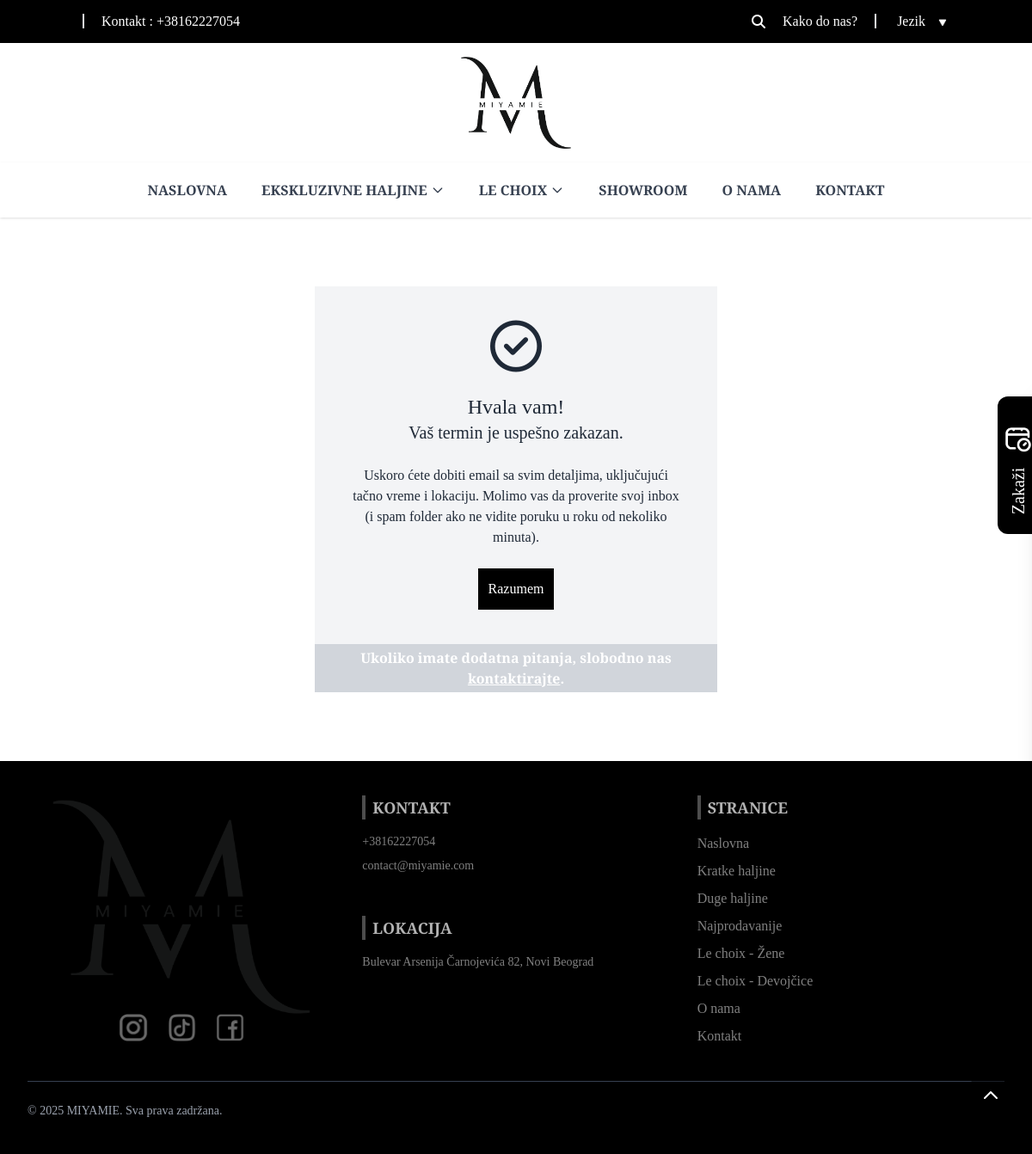
Page /confirmation on the committed database.
### website/models.py (models this page shows)
class Config(models.Model):
    contact_phone = models.CharField(max_length=100, blank=True, null=True, default='+38162227054')
    email = models.EmailField(blank=True, null=True, default='contact@miyamie.com')
    instagram_link = models.CharField(max_length=255, blank=True, null=True, default='www.instagram.com')
    facebook_link = models.CharField(max_length=255, blank=True, null=True, default='www.facebook.com')
    tiktok_link = models.CharField(max_length=255, blank=True, null=True, default='www.tiktok.com')
    address = models.CharField(max_length=255, blank=True, null=True, default='defautl address')
    delivery_info = CKEditor5Field('Sadržaj',  default="Delivery information")
    delivery_info_en = CKEditor5Field('Content (en)', default="Delivery information")

### website/views.py (the view)
# urls.py: path('confirmation', views.confirmation, name='confirmation'),
def confirmation(request):
    title = 'Vaš termin je uspešno zakazan.'
    message = 'Uskoro ćete dobiti email sa svim detaljima, uključujući tačno vreme i lokaciju. Molimo vas da proverite svoj inbox (i spam folder ako ne vidite poruku u roku od nekoliko minuta).'
    context = {'message': message, 'title': title}
    return render(request, 'website/pages/confirmation.html', context)

### website/context_processors.py (called while the page is built)
def config(request):
    config = Config.objects.all().first()
    form = AppointmentForm()
    return {'config': config, 'form': form}

### website/templates/website/pages/confirmation.html (shortened to what this page needs)
{% extends 'base.html' %}
{% load static %}
{% block content %}
<section id="successfully_appointment" class="mx-auto my-20 max-w-[500px] px-4">
    <div class="bg-gray-100 p-10">
        <div>
            <p class="text-center">
                <i class="fa-regular fa-circle-check text-6xl "></i>
            </p><br>
            <h2 class="text-2xl text-center">Hvala vam! </h2>
            <h2 class="text-xl text-center">{{title}} </h2>
        </div>
        <br>
        <div>
            <p class="text-center">
                    {{message}}
            </p>
        </div>
        <br>
        <a href="{% url 'home' %}"
           class="p-3 bg-black text-center w-fit mx-auto text-white block hover:bg-black/70">Razumem</a>
    </div>
    <p class="text-center bg-gray-300 text-white p-1 font-semibold">
        Ukoliko imate dodatna pitanja, slobodno nas
        <a href="{% url 'contact' %}" class="underline hover:text-blue-50">kontaktirajte</a>.
    </p>
</section>
{% endblock %}

### templates/header.html (shortened to what this page needs)
{% load static %}
{% load i18n %}
<div class="p-2 bg-black header-top flex justify-end items-center sm:justify-between text-white md:px-16 lg:px-24 xl:px-32">
    <div class="hidden sm:block">
        <label class="border-l-2 pl-5">{% trans 'Kontakt' %} : <a
                href="tel:{{config.contact_phone}}">{{config.contact_phone}}</a></label>
    </div>
    <div class="flex gap-5 items-center">
        <form id="searchForm" action="{% url 'products' 'search' %}" method="GET" class="md:block hidden">
            <div class="flex items-center gap-2">
                <i id="inputSearchIcon" class="fa-solid fa-magnifying-glass cursor-pointer"></i>
            </div>
        </form>
        <div>
            <label class="border-r-2 pr-5">
                <a href="https://maps.app.goo.gl/5gRqn56Li5t57S6c8"
                   target="_blank" class="hover:underline">{% trans 'Kako do nas?' %}</a></label>
            <div class="inline cursor-pointer languageToggle" onclick="toggleLanguageMenu(this)">
                <p class="pl-5 mr-2 inline">{% trans 'Jezik' %}</p>
                <img src="{% static 'img/icons/raphael_arrowdown.png' %}" alt="" class="w-4 inline"/>
            </div>
        </div>
    </div>
</div>
<header>
    <div class="flex justify-between md:justify-center  items-center p-4 ">
        <a href="{% url 'home' %}">
            <img src="{% static 'img/logo.png' %}" alt="Logo" class="w-16 md:w-32"/>
        </a>
    </div>
    <nav class="font-semibold hidden md:flex justify-center bg-white shadow relative z-50">
        <div class="max-w-7xl mx-auto px-4">
            <div class="flex justify-between items-center h-16">
                <div class="flex space-x-4">
                    <a href="{% url 'home' %}" class="text-gray-700 hover:text-gray-400 px-3 py-2">{% trans "NASLOVNA" %}</a>
                    <div class="relative group z-50">
                        <a href="{% url 'products' 'all' %}">
                            <button class="text-gray-700 hover:text-gray-400 px-3 py-2 flex items-center">
                                {% trans "EKSKLUZIVNE HALJINE" %}
                                <svg class="ml-1 w-4 h-4" fill="none" stroke="currentColor" viewBox="0 0 24 24">
                                    <path d="M19 9l-7 7-7-7" stroke-width="2" stroke-linecap="round"
                                          stroke-linejoin="round"/>
                                </svg>
                            </button>
                        </a>
                    </div>
                    <div class="relative group z-99">
                        <a href="{% url 'products' 'lechoix' %}">
                            <button class="text-gray-700 hover:text-gray-400 px-3 py-2 flex items-center">
                                LE CHOIX
                                <svg class="ml-1 w-4 h-4" fill="none" stroke="currentColor" viewBox="0 0 24 24">
                                    <path d="M19 9l-7 7-7-7" stroke-width="2" stroke-linecap="round"
                                          stroke-linejoin="round"/>
                                </svg>
                            </button>
                        </a>
                    </div>
                    <a href="{% url 'showroom' %}" class="text-gray-700 hover:text-gray-400 px-3 py-2">{% trans "SHOWROOM" %}</a>
                    <a href="{% url 'about' %}" class="text-gray-700 hover:text-gray-400 px-3 py-2">{% trans "O NAMA" %}</a>
                    <a href="{% url 'contact' %}" class="text-gray-700 hover:text-gray-400 px-3 py-2">{% trans "KONTAKT" %}</a>
                </div>
            </div>
        </div>
    </nav>
</header>

### templates/footer.html
{% load static %}
{% load i18n %}
<footer class="bg-black text-white/50 py-10">
    <div class="max-w-7xl mx-auto px-4 sm:px-6 lg:px-8">
        <div class="grid grid-cols-1 md:grid-cols-3 gap-8 justify-between">
            <div class="flex flex-col justify-center items-center">
                <a href="{% url 'home' %}">
                    <img src="{% static 'img/logo.png' %}" alt="Haljina" class="w-[300px] rounded"/>
                </a>
                <div class="flex gap-5">
                    <a href="{{config.instagram_link}}">
                        <img src="{% static 'img/icons/instagram.png' %}" alt="" class="h-8 "/>
                    </a>
                    <a href="{{config.tiktok_link}}">
                        <img src="{% static 'img/icons/tiktok.png' %}" alt="" class="h-8"/>
                    </a>
                    <a href="{{config.facebook_link}}">
                        <img src="{% static 'img/icons/facebook.png' %}" alt="" class="h-8 "/>
                    </a>
                </div>
            </div>
            <div>
                <h3 class="text-lg font-semibold mb-4 text-white/70 border-l-4 border-white/30 pl-2">{% trans 'KONTAKT' %}</h3>
                <ul class="space-y-2 text-sm">
                    <li><a href="tel:{{config.contact_phone}}" class="hover:underline">{{config.contact_phone}}</a></li>
                    <li><a href="mailto:{{config.email}}" class="hover:underline">{{config.email}}</a></li>
                </ul>
                <br><br>
                <h3 class="text-lg font-semibold mb-4 text-white/70 border-l-4 border-white/30 pl-2">{% trans 'LOKACIJA' %}</h3>
                <ul class="space-y-2 text-sm">
                    <li>
                        <a href="https://www.google.com/maps/search/?api=1&query=Bulevar+Arsenija+Čarnojevića+82,+Novi+Beograd"
                           target="_blank" class="hover:underline">
                            {{config.address}}
                        </a>
                    </li>
                </ul>
            </div>
            <div>
                <h3 class="text-lg font-semibold mb-4 text-white/70 border-l-4 border-white/30 pl-2">{% trans 'STRANICE' %}</h3>
                <ul class="space-y-2 ">
                    <li><a href="{% url 'home' %}" class="hover:underline">{% trans 'Naslovna' %}</a></li>
                    <li><a href="{% url 'products' 'short' %}" class="hover:underline">{% trans 'Kratke haljine' %}</a></li>
                    <li><a href="{% url 'products' 'long' %}" class="hover:underline">{% trans 'Duge haljine' %}</a></li>
                    <li><a href="{% url 'products' 'bestseller' %}" class="hover:underline">{% trans 'Najprodavanije' %}</a></li>
                    <li><a href="{% url 'products' 'woman' %}" class="hover:underline">{% trans 'Le choix - Žene' %}</a></li>
                    <li><a href="{% url 'products' 'girls' %}" class="hover:underline">{% trans 'Le choix - Devojčice' %}</a></li>
                    <li><a href="{% url 'about' %}" class="hover:underline">{% trans 'O nama' %}</a></li>
                    <li><a href="{% url 'contact' %}" class="hover:underline">{% trans 'Kontakt' %}</a></li>
                </ul>
            </div>
        </div>
        <div class="border-t border-gray-700 mt-10 pt-6 text-sm text-gray-400 flex justify-between">
            <div>&copy; {% trans '2025 MIYAMIE. Sva prava zadržana.' %}</div>
        </div>
    </div>
</footer>

### rows in the picture
Config: contact_phone "+38162227054", email "contact@miyamie.com", address "Bulevar Arsenija Čarnojevića 82, Novi Beograd"

### other values in the picture
{{ title }} "Vaš termin je uspešno zakazan."
{{ message }} "Uskoro ćete dobiti email sa svim detaljima, uključujući tačno vreme i lokaciju. Molimo vas da proverite svoj inbox (i spam folder ako ne vidite poruku u roku od nekoliko minuta)."
